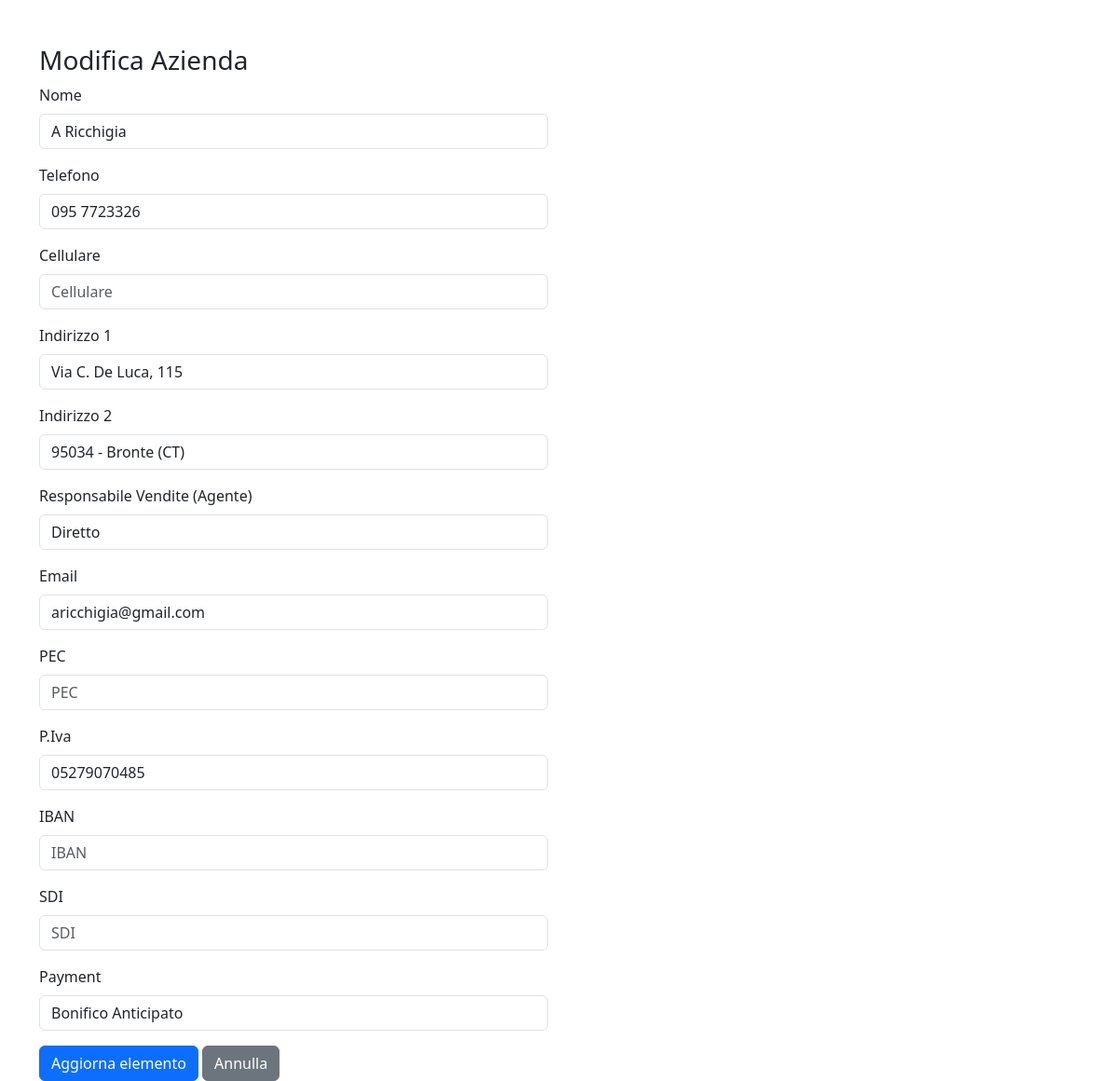
The app's page /edit_brand.php?id=1 with its own data.
### tables this page shows
CREATE TABLE `brands` (
  `id` int NOT NULL,
  `brand` varchar(100) NOT NULL,
  `created_at` timestamp NOT NULL DEFAULT CURRENT_TIMESTAMP,
  `address_1` varchar(255) DEFAULT NULL,
  `address_2` varchar(255) DEFAULT NULL,
  `telephone` varchar(50) DEFAULT NULL,
  `mobile` varchar(50) DEFAULT NULL,
  `agent` varchar(255) DEFAULT NULL,
  `email` varchar(255) DEFAULT NULL,
  `pec` varchar(255) DEFAULT NULL,
  `vat` varchar(255) DEFAULT NULL,
  `iban` varchar(255) DEFAULT NULL,
  `sdi` varchar(255) DEFAULT NULL,
  `payment` varchar(255) DEFAULT NULL
);

### edit_brand.php (the view, shortened to what this page needs)
<?php
require 'config.php';
$id = $_GET['id'];
$stmt = $pdo->prepare("SELECT * FROM brands WHERE id=?");
$stmt->execute([$id]);
$brand = $stmt->fetch();
?>
<!DOCTYPE html>
<html>
<head>
    <link href="https://cdn.jsdelivr.net/npm/bootstrap@5.3.0/dist/css/bootstrap.min.css" rel="stylesheet">
</head>
<body class="container mt-5">
    <h3>Modifica Azienda
    </h3>
    <form method="POST" enctype="multipart/form-data">
        <div class="row">
            <div class="col-md-6">
                <div class="mb-3">
                    <label for="brand" class="form-label">Nome</label>
                    <input type="text" name="brand" id="brand" class="form-control" value="<?= htmlspecialchars($brand['brand']) ?>" placeholder="Azienda">
                </div>
                <div class="mb-3">
                    <label for="telephone" class="form-label">Telefono</label>
                    <input type="text" name="telephone" id="telephone" class="form-control" value="<?= htmlspecialchars($brand['telephone']) ?>" placeholder="Telefono">
                </div>
                <div class="mb-3">
                    <label for="mobile" class="form-label">Cellulare</label>
                    <input type="text" name="mobile" id="mobile" class="form-control" value="<?= htmlspecialchars($brand['mobile']) ?>" placeholder="Cellulare">
                </div>
                <div class="mb-3">
                    <label for="address_1" class="form-label">Indirizzo 1</label>
                    <input type="text" name="address_1" id="address_1" class="form-control" value="<?= htmlspecialchars($brand['address_1']) ?>" placeholder="Indirizzo 1">
                </div>
                <div class="mb-3">
                    <label for="address_2" class="form-label">Indirizzo 2</label>
                    <input type="text" name="address_2" id="address_2" class="form-control" value="<?= htmlspecialchars($brand['address_2']) ?>" placeholder="Indirizzo 2">
                </div>
                <div class="mb-3">
                    <label for="agent" class="form-label">Responsabile Vendite (Agente)</label>
                    <input type="text" name="agent" id="agent" class="form-control" value="<?= htmlspecialchars($brand['agent']) ?>" placeholder="Indirizzo 2">
                </div>
                <div class="mb-3">
                    <label for="email" class="form-label">Email</label>
                    <input type="text" name="email" id="email" class="form-control" value="<?= htmlspecialchars($brand['email']) ?>" placeholder="Email">
                </div>
                <div class="mb-3">
                    <label for="pec" class="form-label">PEC</label>
                    <input type="text" name="pec" id="pec" class="form-control" value="<?= htmlspecialchars($brand['pec']) ?>" placeholder="PEC">
                </div>
                <div class="mb-3">
                    <label for="vat" class="form-label">P.Iva</label>
                    <input type="text" name="vat" id="vat" class="form-control" value="<?= htmlspecialchars($brand['vat']) ?>" placeholder="P.Iva">
                </div>
                <div class="mb-3">
                    <label for="iban" class="form-label">IBAN</label>
                    <input type="text" name="iban" id="iban" class="form-control" value="<?= htmlspecialchars($brand['iban']) ?>" placeholder="IBAN">
                </div>
                <div class="mb-3">
                    <label for="iban" class="form-label">SDI</label>
                    <input type="text" name="sdi" id="sdi" class="form-control" value="<?= htmlspecialchars($brand['sdi']) ?>" placeholder="SDI">
                </div>
                <div class="mb-3">
                    <label for="payment" class="form-label">Payment</label>
                    <input type="text" name="payment" id="payment" class="form-control" value="<?= htmlspecialchars($brand['payment']) ?>" placeholder="Payment">
                </div>
            </div>
        </div>
        <button type="submit" class="btn btn-primary">Aggiorna elemento</button>
        <a href="brand_list.php" class="btn btn-secondary">Annulla</a>
    </form>
</body>
</html>

### records on screen
brands: brand "A Ricchigia", telephone "095 7723326", address_1 "Via C. De Luca, 115", address_2 "95034 - Bronte (CT)", agent "Diretto", email "aricchigia@gmail.com", vat "05279070485", payment "Bonifico Anticipato"
